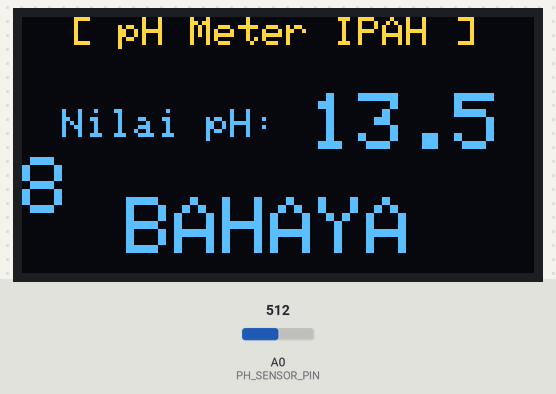
A sketch run on a simulated Arduino Uno, built with avr-gcc and run on an emulated ATmega328P. On the bench: 128×64 one-colour display. Inputs (shaded band) come from the test bench; at power-on: A0 (PH_SENSOR_PIN) = 512. The OLED is the two-colour kind (top 16 rows yellow).

Above: at 3.87 s.
4.3 s: A0 (PH_SENSOR_PIN) set to 692
At 6.0 s:
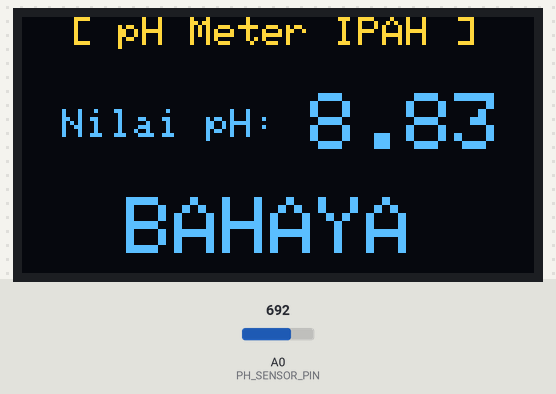
6.1 s: A0 (PH_SENSOR_PIN) set to 712
At 7.5 s:
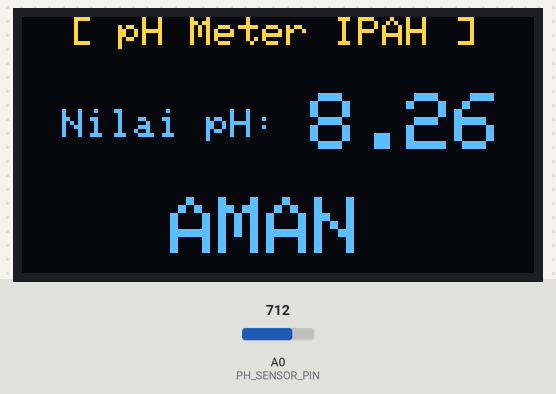
8.3 s: A0 (PH_SENSOR_PIN) set to 511
At 8.48 s:
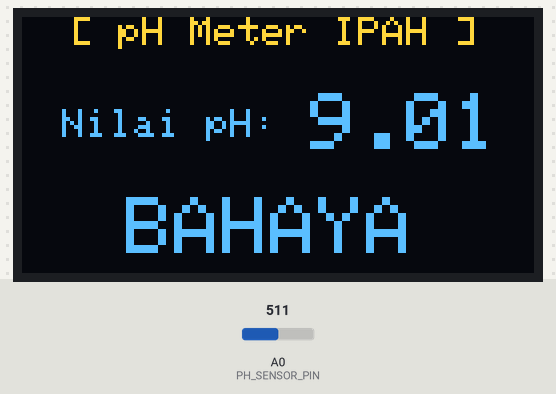
Timing chart, 0 to 11.3 s (numbered marks = the images above; inputs shaded):
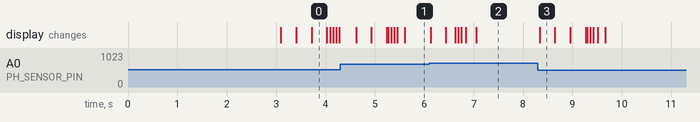

Measured:
- the behaviour switches between 703 and 704 on A0 (PH_SENSOR_PIN) (found by bisection; images 1 and 2)
- after the input at 4.3 s, the display: first changes after 0.32 s (image 1 shows a later state)
- after the input at 6.1 s, the display: first changes at once (image 2 shows a later state)
- after the input at 8.3 s, the display: changes at once (image 3)

The sketch:

ph_meter.ino
```cpp
#include <Wire.h>
#include <Adafruit_GFX.h>
#include <Adafruit_SH110X.h>
#include "LSBitmaps.h"


#define OLED_ADDR               0x3c
#define SCREEN_WIDTH            128
#define SCREEN_HEIGHT           64
#define OLED_RESET              -1
#define PH_SENSOR_PIN           A0
#define COMP_FILTER_CONST       0.14
#define STD_DEV                 0.025
#define SPLASH_SCREEN_DURATION  3000


/* CALIBARTION DATA
[Analog -> pH]
857.6   ->  4.01
760.5   ->  6.86
678.6   ->  9.18
*/


Adafruit_SH1106G display = Adafruit_SH1106G(SCREEN_WIDTH, SCREEN_HEIGHT, &Wire, OLED_RESET);

const float calib_data[2][3] = {
  {857.6, 760.5, 678.6},
  {4.01, 6.86, 9.18}
};

float acid_grad,
      base_grad,
      prev_ph_val = 7.0,
      show_ph_val = 7.0;


void setTextConfig(int16_t cursor_x, int16_t cursor_y, uint8_t size, bool invert) {
  display.setCursor(cursor_x, cursor_y);
  display.setTextSize(size);
  if(invert)  display.setTextColor(SH110X_BLACK, SH110X_WHITE);
  else        display.setTextColor(SH110X_WHITE);
}


void setup() {
  /* Begin OLED display */
  display.begin(OLED_ADDR, true);
  display.setTextColor(SH110X_WHITE);

  /* Set analog input pin */
  pinMode(PH_SENSOR_PIN, INPUT);

  /* Calculate gradients */
  acid_grad = (calib_data[1][0] - calib_data[1][1])/(calib_data[0][0] - calib_data[0][1]);
  base_grad = (calib_data[1][2] - calib_data[1][1])/(calib_data[0][2] - calib_data[0][1]);

  /* Splash screen */
  display.clearDisplay();
  display.drawBitmap(0, 0, kkn_temon_logo, 128, 64, SH110X_WHITE);
  setTextConfig(60, 20, 1, false); display.print("KKN-PPM UGM");
  setTextConfig(60, 35, 1, false); display.print("Teman Temon");
  display.display();
  delay(SPLASH_SCREEN_DURATION);
  display.clearDisplay();
}


void loop() {
  /* Read analog input value */
  float analog_val = (float)analogRead(PH_SENSOR_PIN);

  /* Convert the analog value to pH via calibration value */
  float ph_val  = (analog_val < calib_data[0][1]) ?
                  base_grad*(analog_val - calib_data[0][1]) + calib_data[1][1] :
                  acid_grad*(analog_val - calib_data[0][1]) + calib_data[1][1];

  /* Apply complementary and outlier filter */
  ph_val        = (COMP_FILTER_CONST)*ph_val + (1. - COMP_FILTER_CONST)*prev_ph_val;
  show_ph_val   = ((ph_val < show_ph_val - STD_DEV) || (ph_val > show_ph_val + STD_DEV)) ? ((ph_val < show_ph_val) ? ph_val + STD_DEV : ph_val - STD_DEV) : show_ph_val;
  prev_ph_val   = ph_val;

  /* Display the pH */
  display.clearDisplay();
  setTextConfig(12, 0, 1, false); display.print("[ pH Meter IPAH ]");
  setTextConfig(10, 23, 1, false); display.print("Nilai pH: ");
  setTextConfig(72, 19, 2, false); display.print(show_ph_val);

  /* Display the water's status */
  if(5.4 < show_ph_val && show_ph_val < 8.5) {
    setTextConfig(37, 45, 2, false); display.print("AMAN");
  }
  else {
    setTextConfig(26, 45, 2, false); display.print("BAHAYA");
  }
  display.display();
}
```

Source omitted: LSBitmaps.h (data table, 6321 bytes)
